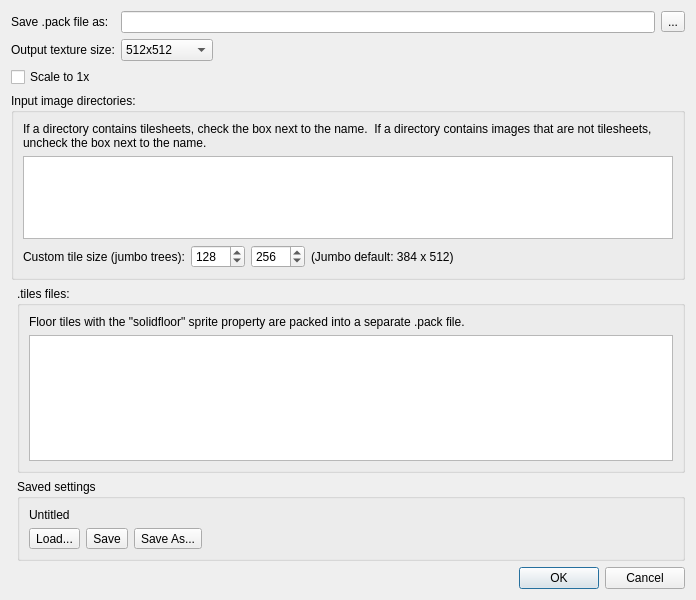
<?xml version="1.0" encoding="UTF-8"?>
<ui version="4.0">
 <class>CreatePackDialog</class>
 <widget class="QDialog" name="CreatePackDialog">
  <property name="geometry">
   <rect>
    <x>0</x>
    <y>0</y>
    <width>696</width>
    <height>600</height>
   </rect>
  </property>
  <property name="windowTitle">
   <string>Create .pack file</string>
  </property>
  <layout class="QGridLayout" name="gridLayout_2">
   <item row="0" column="0" colspan="2">
    <layout class="QFormLayout" name="formLayout">
     <property name="fieldGrowthPolicy">
      <enum>QFormLayout::ExpandingFieldsGrow</enum>
     </property>
     <item row="0" column="0">
      <widget class="QLabel" name="label">
       <property name="text">
        <string>Save .pack file as:</string>
       </property>
      </widget>
     </item>
     <item row="0" column="1">
      <layout class="QHBoxLayout" name="horizontalLayout">
       <item>
        <widget class="QLineEdit" name="packNameEdit"/>
       </item>
       <item>
        <widget class="QToolButton" name="packNameBrowse">
         <property name="text">
          <string>...</string>
         </property>
        </widget>
       </item>
      </layout>
     </item>
     <item row="1" column="0">
      <widget class="QLabel" name="label_2">
       <property name="text">
        <string>Output texture size:</string>
       </property>
      </widget>
     </item>
     <item row="1" column="1">
      <widget class="QComboBox" name="texSizeCombo">
       <item>
        <property name="text">
         <string>512x512</string>
        </property>
       </item>
       <item>
        <property name="text">
         <string>1024x1024</string>
        </property>
       </item>
       <item>
        <property name="text">
         <string>2048x2048</string>
        </property>
       </item>
      </widget>
     </item>
     <item row="2" column="0">
      <widget class="QCheckBox" name="scale50">
       <property name="text">
        <string>Scale to 1x</string>
       </property>
      </widget>
     </item>
    </layout>
   </item>
   <item row="4" column="1">
    <widget class="QDialogButtonBox" name="buttonBox">
     <property name="orientation">
      <enum>Qt::Horizontal</enum>
     </property>
     <property name="standardButtons">
      <set>QDialogButtonBox::Cancel|QDialogButtonBox::Ok</set>
     </property>
    </widget>
   </item>
   <item row="3" column="1">
    <widget class="QGroupBox" name="groupBox_2">
     <property name="title">
      <string>Saved settings</string>
     </property>
     <layout class="QVBoxLayout" name="verticalLayout">
      <item>
       <widget class="QLabel" name="settingsName">
        <property name="text">
         <string>Untitled</string>
        </property>
       </widget>
      </item>
      <item>
       <layout class="QHBoxLayout" name="horizontalLayout_2">
        <item>
         <widget class="QToolButton" name="btnLoad">
          <property name="text">
           <string>Load...</string>
          </property>
         </widget>
        </item>
        <item>
         <widget class="QToolButton" name="btnSave">
          <property name="text">
           <string>Save</string>
          </property>
         </widget>
        </item>
        <item>
         <widget class="QToolButton" name="btnSaveAs">
          <property name="text">
           <string>Save As...</string>
          </property>
         </widget>
        </item>
        <item>
         <spacer name="horizontalSpacer">
          <property name="orientation">
           <enum>Qt::Horizontal</enum>
          </property>
          <property name="sizeHint" stdset="0">
           <size>
            <width>40</width>
            <height>20</height>
           </size>
          </property>
         </spacer>
        </item>
       </layout>
      </item>
     </layout>
    </widget>
   </item>
   <item row="1" column="0" colspan="2">
    <widget class="QGroupBox" name="groupBox">
     <property name="title">
      <string>Input image directories:</string>
     </property>
     <layout class="QGridLayout" name="gridLayout">
      <item row="0" column="0">
       <widget class="QLabel" name="label_3">
        <property name="text">
         <string>If a directory contains tilesheets, check the box next to the name.  If a directory contains images that are not tilesheets, uncheck the box next to the name.</string>
        </property>
        <property name="wordWrap">
         <bool>true</bool>
        </property>
       </widget>
      </item>
      <item row="4" column="0">
       <layout class="QHBoxLayout" name="horizontalLayout_3">
        <item>
         <widget class="QLabel" name="label_4">
          <property name="text">
           <string>Custom tile size (jumbo trees):</string>
          </property>
         </widget>
        </item>
        <item>
         <widget class="QSpinBox" name="jumboX">
          <property name="maximum">
           <number>4096</number>
          </property>
          <property name="value">
           <number>128</number>
          </property>
         </widget>
        </item>
        <item>
         <widget class="QSpinBox" name="jumboY">
          <property name="maximum">
           <number>4096</number>
          </property>
          <property name="value">
           <number>256</number>
          </property>
         </widget>
        </item>
        <item>
         <widget class="QLabel" name="label_6">
          <property name="text">
           <string>(Jumbo default: 384 x 512)</string>
          </property>
         </widget>
        </item>
        <item>
         <spacer name="horizontalSpacer_2">
          <property name="orientation">
           <enum>Qt::Horizontal</enum>
          </property>
          <property name="sizeHint" stdset="0">
           <size>
            <width>40</width>
            <height>20</height>
           </size>
          </property>
         </spacer>
        </item>
       </layout>
      </item>
      <item row="6" column="0">
       <layout class="QHBoxLayout" name="directoryToolbarLayout"/>
      </item>
      <item row="1" column="0">
       <widget class="QListWidget" name="dirList"/>
      </item>
     </layout>
    </widget>
   </item>
   <item row="2" column="1">
    <widget class="QGroupBox" name="groupBox_3">
     <property name="title">
      <string>.tiles files:</string>
     </property>
     <layout class="QVBoxLayout" name="verticalLayout_2">
      <item>
       <widget class="QLabel" name="label_5">
        <property name="text">
         <string>Floor tiles with the &quot;solidfloor&quot; sprite property are packed into a separate .pack file.</string>
        </property>
        <property name="wordWrap">
         <bool>true</bool>
        </property>
       </widget>
      </item>
      <item>
       <widget class="QListWidget" name="tileDefList"/>
      </item>
      <item>
       <layout class="QHBoxLayout" name="tileDefToolbarLayout"/>
      </item>
     </layout>
    </widget>
   </item>
  </layout>
  <action name="actionAddDirectory">
   <property name="icon">
    <iconset resource="tiled.qrc">
     <normaloff>:/images/22x22/add.png</normaloff>:/images/22x22/add.png</iconset>
   </property>
   <property name="text">
    <string>Add directory</string>
   </property>
   <property name="toolTip">
    <string>Add directory</string>
   </property>
  </action>
  <action name="actionRemoveDirectory">
   <property name="icon">
    <iconset resource="tiled.qrc">
     <normaloff>:/images/22x22/remove.png</normaloff>:/images/22x22/remove.png</iconset>
   </property>
   <property name="text">
    <string>Remove selected directory</string>
   </property>
   <property name="toolTip">
    <string>Remove selected directory</string>
   </property>
  </action>
  <action name="actionAddTileDef">
   <property name="icon">
    <iconset resource="tiled.qrc">
     <normaloff>:/images/22x22/add.png</normaloff>:/images/22x22/add.png</iconset>
   </property>
   <property name="text">
    <string>Add .tiles file</string>
   </property>
   <property name="toolTip">
    <string>Add .tiles file</string>
   </property>
  </action>
  <action name="actionRemoveTileDef">
   <property name="icon">
    <iconset resource="tiled.qrc">
     <normaloff>:/images/22x22/remove.png</normaloff>:/images/22x22/remove.png</iconset>
   </property>
   <property name="text">
    <string>Remove selected .tiles file</string>
   </property>
   <property name="toolTip">
    <string>Remove selected .tiles file</string>
   </property>
  </action>
 </widget>
 <resources>
  <include location="tiled.qrc"/>
 </resources>
 <connections>
  <connection>
   <sender>buttonBox</sender>
   <signal>accepted()</signal>
   <receiver>CreatePackDialog</receiver>
   <slot>accept()</slot>
   <hints>
    <hint type="sourcelabel">
     <x>248</x>
     <y>254</y>
    </hint>
    <hint type="destinationlabel">
     <x>157</x>
     <y>274</y>
    </hint>
   </hints>
  </connection>
  <connection>
   <sender>buttonBox</sender>
   <signal>rejected()</signal>
   <receiver>CreatePackDialog</receiver>
   <slot>reject()</slot>
   <hints>
    <hint type="sourcelabel">
     <x>316</x>
     <y>260</y>
    </hint>
    <hint type="destinationlabel">
     <x>286</x>
     <y>274</y>
    </hint>
   </hints>
  </connection>
 </connections>
</ui>
